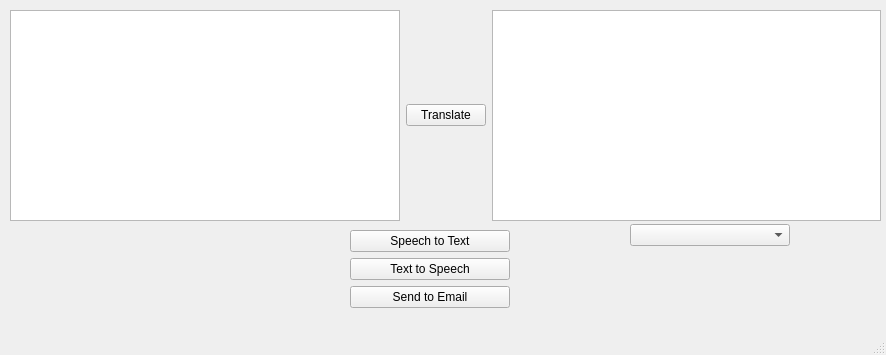
<?xml version="1.0" encoding="UTF-8"?>
<ui version="4.0">
 <class>MainWindow</class>
 <widget class="QMainWindow" name="MainWindow">
  <property name="geometry">
   <rect>
    <x>0</x>
    <y>0</y>
    <width>886</width>
    <height>355</height>
   </rect>
  </property>
  <property name="windowTitle">
   <string>MainWindow</string>
  </property>
  <widget class="QWidget" name="centralwidget">
   <widget class="QWidget" name="horizontalLayoutWidget">
    <property name="geometry">
     <rect>
      <x>10</x>
      <y>10</y>
      <width>871</width>
      <height>211</height>
     </rect>
    </property>
    <layout class="QHBoxLayout" name="horizontalLayout">
     <item>
      <widget class="QTextEdit" name="input_text"/>
     </item>
     <item>
      <widget class="QPushButton" name="translat_button">
       <property name="text">
        <string>Translate</string>
       </property>
      </widget>
     </item>
     <item>
      <widget class="QTextEdit" name="output_text"/>
     </item>
    </layout>
   </widget>
   <widget class="QWidget" name="verticalLayoutWidget">
    <property name="geometry">
     <rect>
      <x>350</x>
      <y>230</y>
      <width>160</width>
      <height>80</height>
     </rect>
    </property>
    <layout class="QVBoxLayout" name="verticalLayout_2">
     <item>
      <widget class="QPushButton" name="speechtotext">
       <property name="text">
        <string>Speech to Text</string>
       </property>
      </widget>
     </item>
     <item>
      <widget class="QPushButton" name="texttospeech">
       <property name="text">
        <string>Text to Speech</string>
       </property>
      </widget>
     </item>
     <item>
      <widget class="QPushButton" name="email">
       <property name="text">
        <string>Send to Email</string>
       </property>
      </widget>
     </item>
    </layout>
   </widget>
   <widget class="QWidget" name="verticalLayoutWidget_3">
    <property name="geometry">
     <rect>
      <x>630</x>
      <y>220</y>
      <width>160</width>
      <height>31</height>
     </rect>
    </property>
    <layout class="QVBoxLayout" name="verticalLayout_3">
     <item>
      <widget class="QComboBox" name="outLan"/>
     </item>
    </layout>
   </widget>
  </widget>
  <widget class="QMenuBar" name="menubar">
   <property name="geometry">
    <rect>
     <x>0</x>
     <y>0</y>
     <width>886</width>
     <height>17</height>
    </rect>
   </property>
  </widget>
  <widget class="QStatusBar" name="statusbar"/>
 </widget>
 <resources/>
 <connections/>
</ui>
